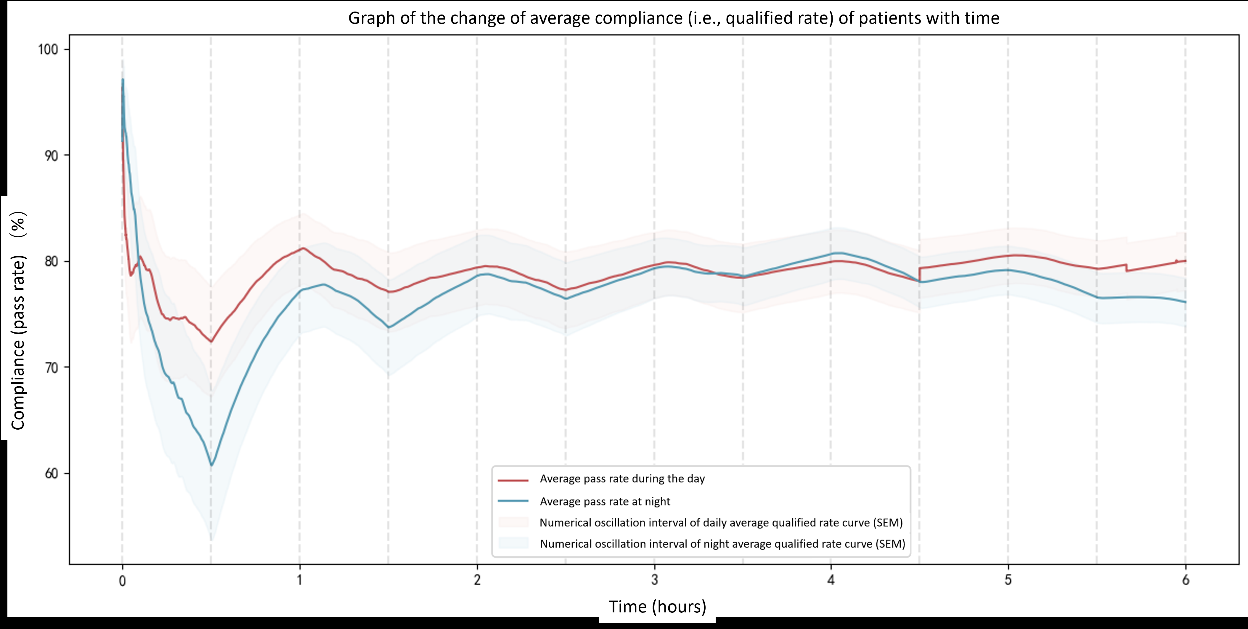
#> input picture pic/1.tiff, 1248 x 629 px
$ python -i background_remover.py   (imports and definitions only)
#> lines starting #> are read from the running program, lines starting #| are printed output that depends on the picture; after the words box and inside, x2 and y2 are one past the last pixel; in counts of white or black regions, pixels touching at a corner belong together
'''
Author: hiddenSharp429 z404878860@163.com
Date: 2024-10-14 20:05:15
LastEditors: hiddenSharp429 z404878860@163.com
LastEditTime: 2024-10-14 20:05:25
FilePath: /TIFF DPI Enhancer/processing/background_remover.py
Description: 这是默认设置,请设置`customMade`, 打开koroFileHeader查看配置 进行设置: https://github.com/OBKoro1/koro1FileHeader/wiki/%E9%85%8D%E7%BD%AE
'''
import cv2
import numpy as np

class BackgroundRemover:
    def remove_background(self, image):
        gray = cv2.cvtColor(image, cv2.COLOR_RGB2GRAY)
        _, binary = cv2.threshold(gray, 0, 255, cv2.THRESH_BINARY_INV + cv2.THRESH_OTSU)
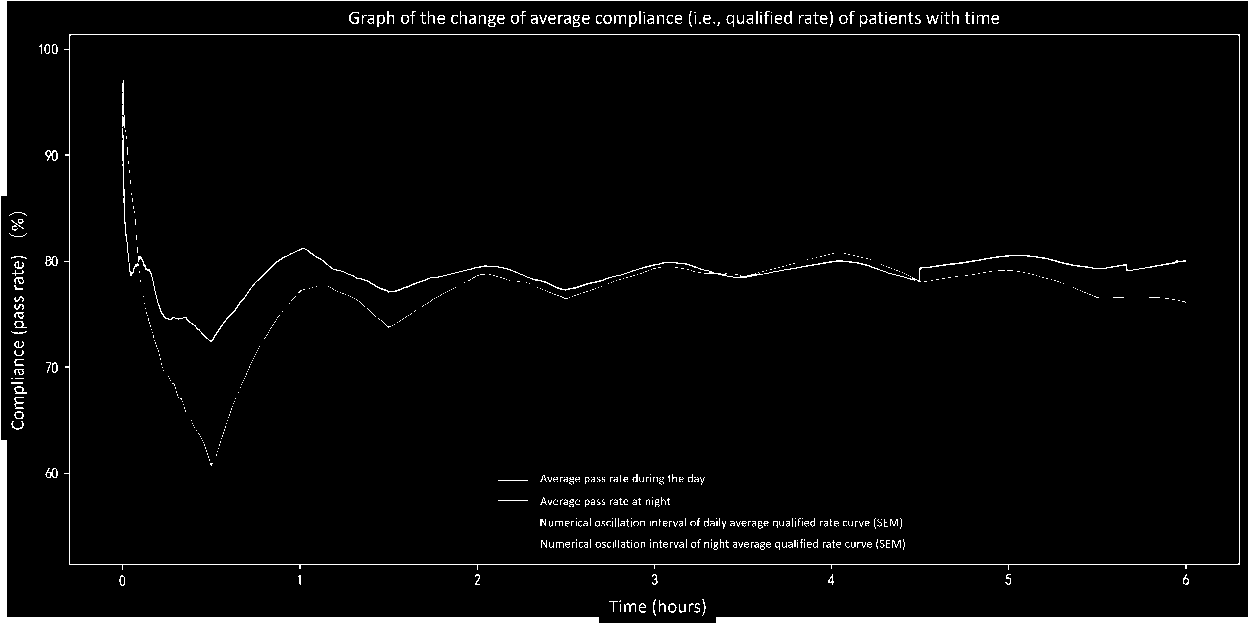
#> binary: shape (629, 1248); 3.9% white; 664 white regions (539 under 20 px), largest, box (x1, y1, x2, y2) and area: (0, 0, 1248, 629) 18370, (64, 34, 1240, 570) 3473, (138, 248, 763, 342) 959

        # 使用形态学操作来改善mask
        kernel = np.ones((3,3), np.uint8)
        mask = cv2.morphologyEx(binary, cv2.MORPH_CLOSE, kernel, iterations=2)
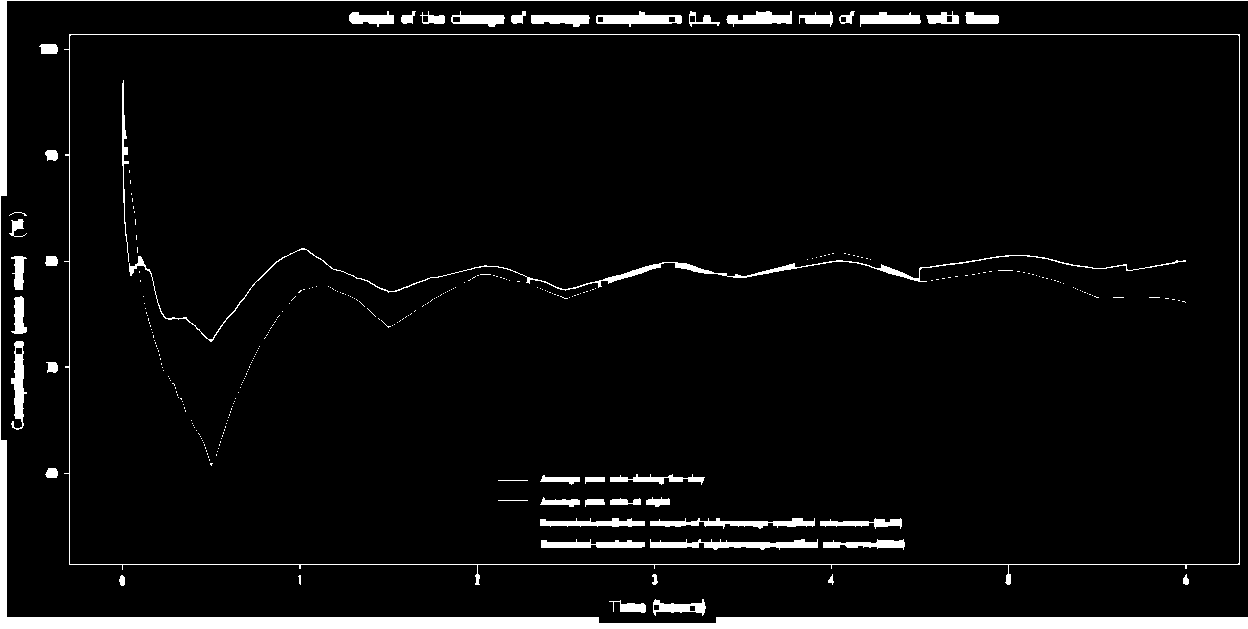
#> mask: shape (629, 1248); 4.9% white; 297 white regions (247 under 20 px), largest, box (x1, y1, x2, y2) and area: (0, 0, 1248, 629) 18370, (64, 34, 1240, 585) 3576, (129, 248, 1186, 342) 2326

        return mask

>>> import cv2
>>> picture = cv2.cvtColor(cv2.imread('../pic/1.tiff'), cv2.COLOR_BGR2RGB)
>>> result = BackgroundRemover().remove_background(picture)

$ run again, on pic/2.tiff
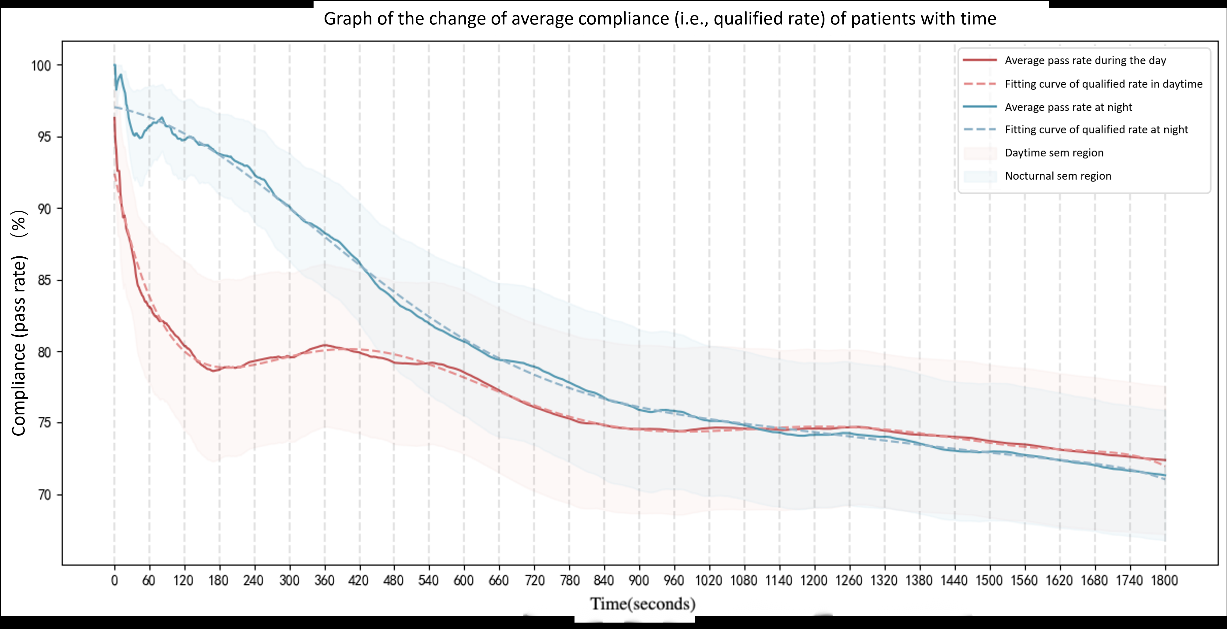
#> input picture pic/2.tiff, 1227 x 629 px
#> in remove_background, `_, binary = cv2.threshold(gray, 0, 255, cv2.THRESH_BINARY_INV + cv2.TH..`:
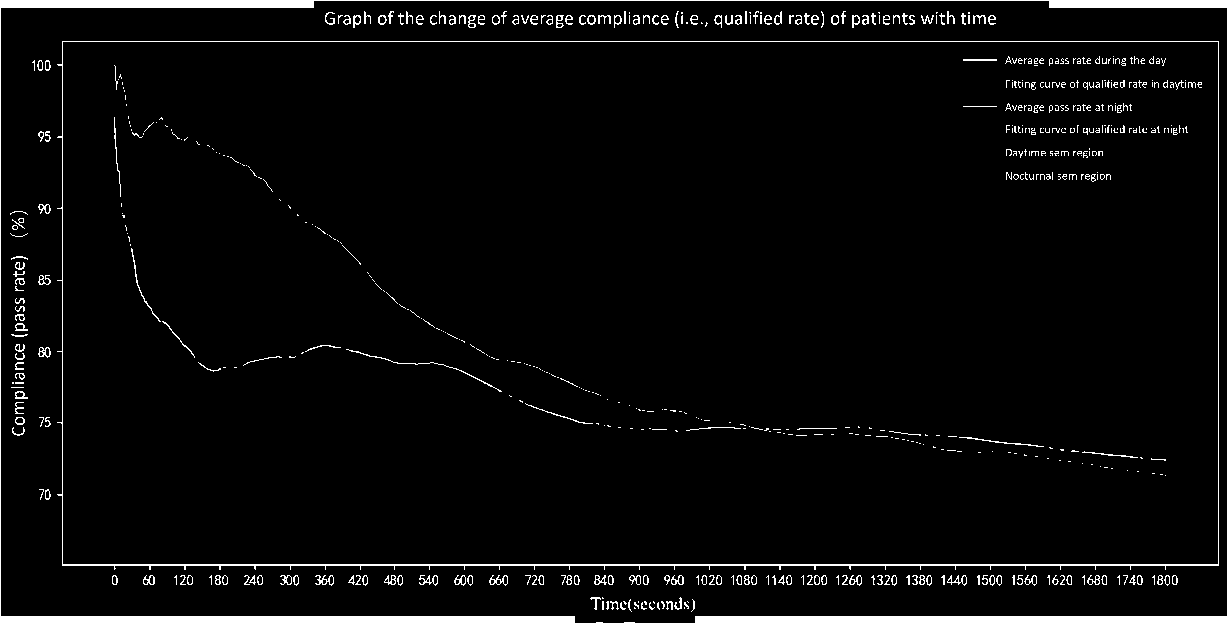
#> binary: shape (629, 1227); 4.6% white; 623 white regions (419 under 20 px), largest, box (x1, y1, x2, y2) and area: (0, 0, 1227, 629) 20408, (57, 41, 1219, 570) 4719, (346, 349, 502, 392) 196
#> in remove_background, `mask = cv2.morphologyEx(binary, cv2.MORPH_CLOSE, kernel, iterations=2)`:
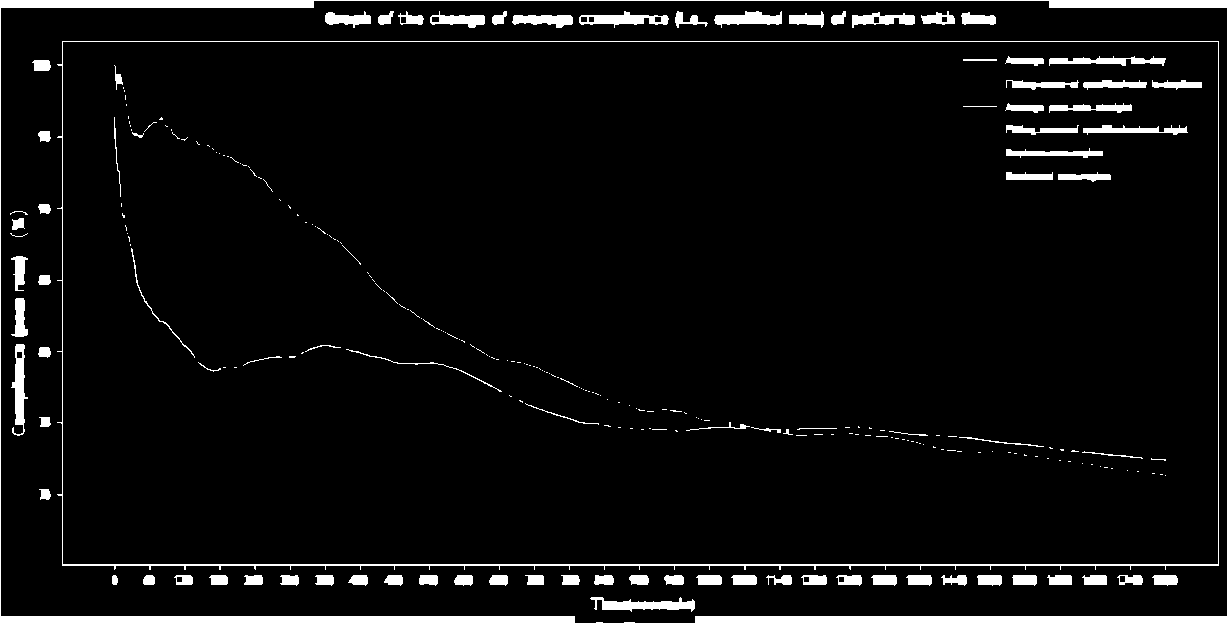
#> mask: shape (629, 1227); 6% white; 260 white regions (168 under 20 px), largest, box (x1, y1, x2, y2) and area: (0, 0, 1227, 629) 20408, (57, 41, 1219, 570) 4721, (590, 597, 695, 612) 834
